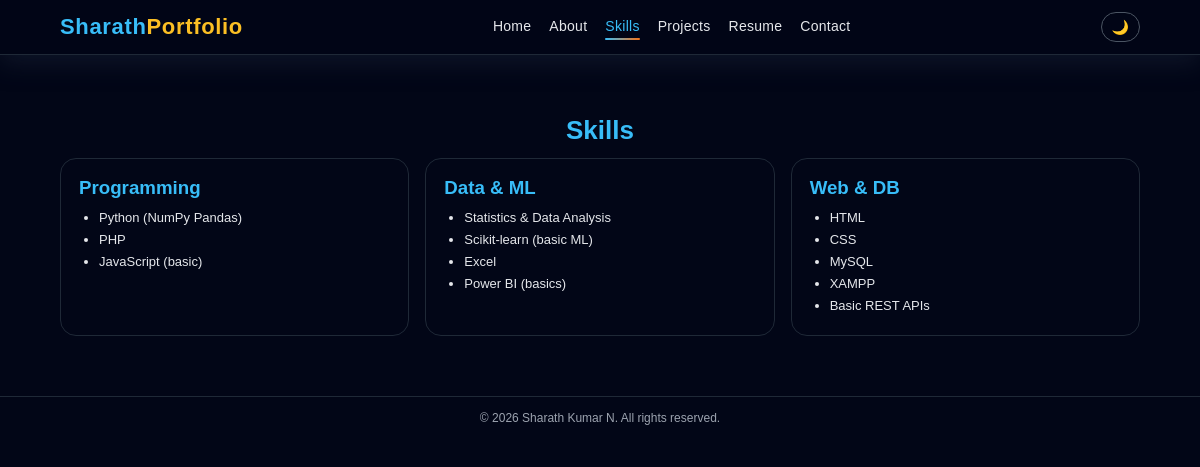
The page /skills.php on the database its author committed.
### tables this page shows
CREATE TABLE `skills` (
  `id` int(11) NOT NULL,
  `category` varchar(100) NOT NULL,
  `items` text NOT NULL
);

### skills.php (the view, shortened to what this page needs)
<?php
require "config.php";
$skills = [];
$resSkills = $conn->query("SELECT * FROM skills ORDER BY id ASC");
if ($resSkills && $resSkills->num_rows > 0) {
    while ($row = $resSkills->fetch_assoc()) {
        $skills[] = $row;
    }
}
include "header.php";
?>
<section class="section dark-section">
    <div class="container">
        <h2 class="section-title">Skills</h2>
        <div class="skills-grid">
            <?php if (!empty($skills)): ?>
                <?php foreach ($skills as $s): ?>
                    <div class="skill-card">
                        <h3><?php echo htmlspecialchars($s['category']); ?></h3>
                        <ul>
                            <?php
                            $items = array_map('trim', explode(',', $s['items']));
                            foreach ($items as $item):
                            ?>
                                <li><?php echo htmlspecialchars($item); ?></li>
                            <?php endforeach; ?>
                        </ul>
                    </div>
                <?php endforeach; ?>
            <?php else: ?>
                <p>No skills defined yet.</p>
            <?php endif; ?>
        </div>
    </div>
</section>
<?php include "footer.php"; ?>

### header.php (shortened to what this page needs)
<?php
$currentPage = basename($_SERVER['PHP_SELF']);
?>
<!DOCTYPE html>
<html lang="en">
<head>
    <link rel="stylesheet" href="style.css">
</head>
<body>
<header class="header">
    <div class="container nav-container">
        <div class="logo">Sharath<span>Portfolio</span></div>
        <nav class="nav-links" id="navLinks">
            <a href="index.php"
               class="<?php echo $currentPage === 'index.php' ? 'active' : ''; ?>">
                Home
            </a>
            <a href="about.php"
               class="<?php echo $currentPage === 'about.php' ? 'active' : ''; ?>">
                About
            </a>
            <a href="skills.php"
               class="<?php echo $currentPage === 'skills.php' ? 'active' : ''; ?>">
                Skills
            </a>
            <a href="projects.php"
               class="<?php echo $currentPage === 'projects.php' ? 'active' : ''; ?>">
                Projects
            </a>
            <a href="resume.php"
               class="<?php echo $currentPage === 'resume.php' ? 'active' : ''; ?>">
                Resume
            </a>
            <a href="contact.php"
               class="<?php echo $currentPage === 'contact.php' ? 'active' : ''; ?>">
                Contact
            </a>
        </nav>
        <div class="right-controls">
            <button id="themeToggle" class="theme-toggle" type="button">🌙</button>
        </div>
    </div>
</header>

### footer.php (shortened to what this page needs)
<footer class="footer">
    <div class="container footer-content">
        <p>© <?php echo date("Y"); ?> Sharath Kumar N. All rights reserved.</p>
    </div>
</footer>
</body>
</html>

### style.css (style rules this page uses)
* { margin: 0; padding: 0; box-sizing: border-box; font-family: Arial, Helvetica, sans-serif; }
html, body { height: 100%; max-width: 100%; overflow-x: hidden; }
body { background: #020617; color: #e5e7eb; min-height: 100vh; }
.container { width: 90%; max-width: 1100px; margin: 0 auto; }
.header { position: sticky; top: 0; z-index: 100; background: rgba(2, 6, 23, 0.95); border-bottom: 1px solid #1f2937; backdrop-filter: blur(8px); box-shadow: 0 8px 25px rgba(15, 23, 42, 0.9); }
.nav-container { display: flex; align-items: center; justify-content: space-between; padding: 12px 0; }
.right-controls { display: flex; align-items: center; gap: 10px; }
.theme-toggle { border: 1px solid #4b5563; border-radius: 999px; background: transparent; color: #e5e7eb; padding: 6px 10px; cursor: pointer; font-size: 14px; }
.logo { font-size: 22px; font-weight: bold; color: #38bdf8; position: relative; letter-spacing: 0.03em; }
.logo::after { content: ""; position: absolute; inset: -4px -6px; border-radius: 999px; background: radial-gradient(circle at top left, rgba(56, 189, 248, 0.14), transparent 60%); opacity: 0; transition: opacity 0.3s ease-out; z-index: -1; }
.logo span { color: #fbbf24; }
.nav-links { display: flex; gap: 18px; }
.nav-links a { text-decoration: none; color: #e5e7eb; font-size: 14px; position: relative; font-weight: 500; letter-spacing: 0.02em; padding-bottom: 2px; }
.nav-links a::after { content: ""; position: absolute; left: 0; bottom: -4px; width: 0; height: 2px; background: linear-gradient(90deg, #38bdf8, #f97316); transition: width 0.2s; border-radius: 999px; }
.nav-links a:hover::after, .nav-links a.active::after { width: 100%; }
.nav-links a.active { color: #38bdf8; }
.section { padding: 60px 0; }
.dark-section { background: #020617; }
.section-title { font-size: 26px; text-align: center; color: #38bdf8; margin-bottom: 12px; }
.skills-grid { display: grid; grid-template-columns: repeat(auto-fit, minmax(220px, 1fr)); gap: 16px; }
.skill-card { position: relative; background: #020617; border-radius: 16px; padding: 18px; border: 1px solid #1f2937; transition: all 0.35s ease; }
.skill-card::before { content: ""; position: absolute; inset: 0; border-radius: 16px; background: linear-gradient( 120deg, transparent, rgba(56,189,248,0.9), rgba(34,211,238,0.9), transparent ); opacity: 0; filter: blur(10px); transition: opacity 2s ease; z-index: -1; }
.skill-card h3 { margin-bottom: 8px; color: #38bdf8; }
.skill-card ul { list-style: disc; margin-left: 20px; font-size: 13px; line-height: 1.7; }
.skills-grid .skill-card { opacity: 0; transform: translateY(20px); transition: opacity 0.5s ease-out, transform 0.5s ease-out; }
.footer { border-top: 1px solid #1f2937; padding: 14px 0; background: #020617; }
.footer-content { text-align: center; font-size: 12px; color: #9ca3af; }
.skills-grid .skill-card { opacity: 1 !important; transform: translateY(0) !important; }

### rows shown on the page
skills: category "Programming", items "Python (NumPy Pandas)", items "PHP", items "JavaScript (basic)"
skills: category "Data & ML", items "Statistics & Data Analysis", items "Scikit-learn (basic ML)", items "Excel", items "Power BI (basics)"
skills: category "Web & DB", items "HTML", items "CSS", items "MySQL", items "XAMPP", items "Basic REST APIs"
